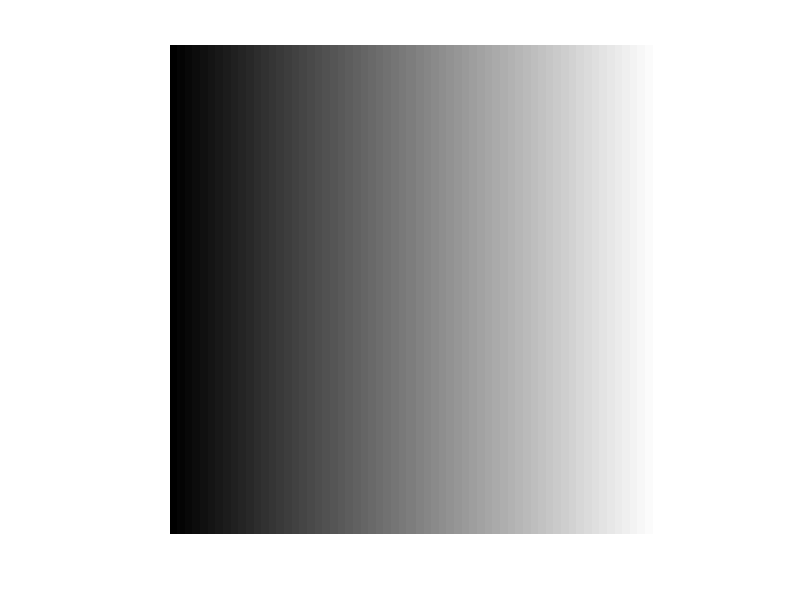
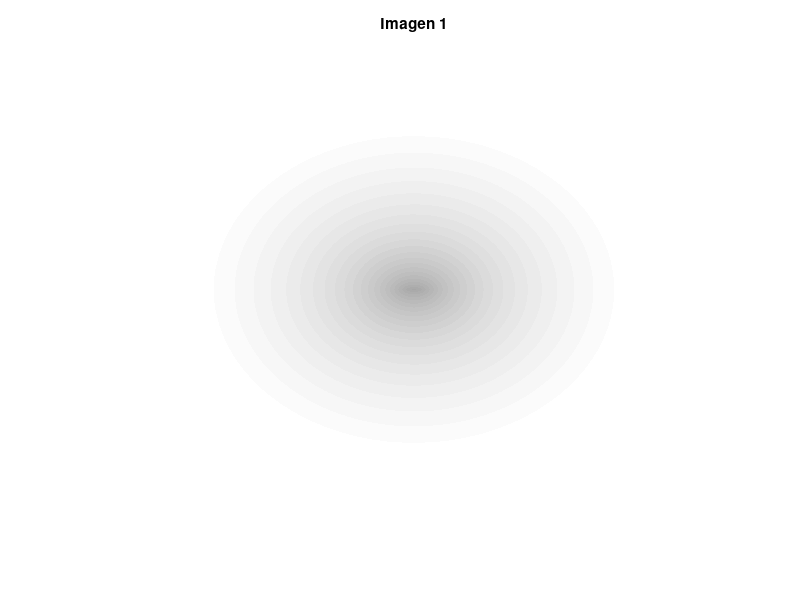

MATLAB code to generate these figures, in order: (Note: this script raises an error after producing the figures.)
%% Un programa que reproduzca los resultados del ejemplo. Es decir que implemente la
%  trasnformación zT = e^z

%% Matriz de entrada
size = 256;
input_matrix = zeros(size);

    for c = 1:size 
       input_matrix(:, c) = (255/size)*c - 1;
    end

img = uint8(input_matrix); % Convertimos cada entrada de la matríz en un byte
imshow(img)


%%%%
	
%%

init_p = -pi;
end_p = pi;

xRange = init_p:((end_p-(init_p))/255): end_p;
yRange = init_p:((end_p-(init_p))/255): end_p;
%%creación de la matriz que contiene repeticiones de los valores de
[realgrid, imgrid] = meshgrid(xRange,yRange);
complexGrid = realgrid + imgrid.*i;
transfGrid = exp(complexGrid);

real_z1 = real(transfGrid);
imag_z1 = imag(transfGrid);
%plot(real_z1,imag_z1,'b*')

real_reshape = reshape(real_z1,1,[]);
imag_reshape = reshape(imag_z1,1,[]);
color_reshape = reshape(input_matrix,1,[]);

figure
scatter(real_reshape,imag_reshape,1000,color_reshape,'filled')
set(gca,'Color','g')
axis off
title('Imagen 1')
colormap('gray')
shading interp

%%
% Punto 2.2 y 2.3 (Una transformaci´on de otro tipo que usted quiera implementar.)
% (Ambas transformaciones aplicadas a una imagen que usted genere, o a alguna imagen
% que quiera analizar.)

mapImageTo_z_squared('diomedes_1.jpg');
pause(5);
close;
mapImageToLog_z('puppy.png');